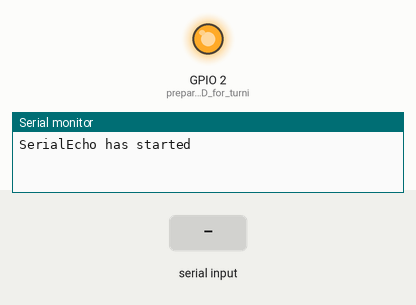
Simulated run of this sketch. Board: ESP8266 (NodeMCU). Parts: output pins drawn as LEDs (lit = HIGH), the last lines printed to the serial monitor. The test bench sets the inputs (shaded band).

Above: at 1.3 s.
1.4 s: "ConT:" received over Serial
At 2.0 s:
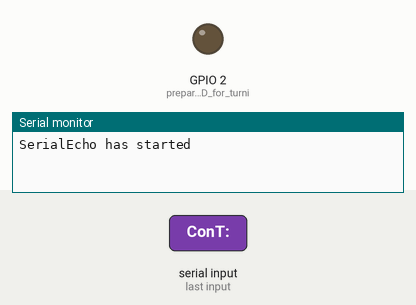
3.9 s: "1" received over Serial
At 5.9 s:
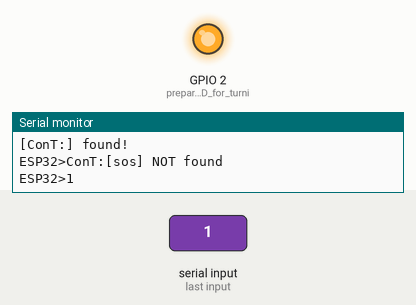
Timing chart, 0 to 7.4 s (numbered marks = the images above; inputs shaded):
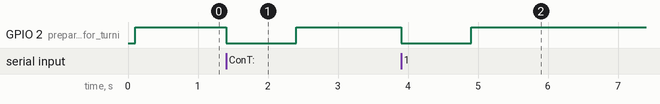

Measured:
- after the input at 1.4 s, GPIO 2 (prepare_the_LED_for_turni): HIGH → LOW at once, → HIGH 1.0 s later
- after the input at 3.9 s, GPIO 2 (prepare_the_LED_for_turni): HIGH → LOW at once, → HIGH 1.0 s later

The sketch:

SerialEcho.ino
```cpp
/*
 * sketch to echo incoming serial messages to serial monitor
 *
 * v1 created by W. Horsman, august '22
 * wybe.horsman@alten.nl
*/

// board: WEMOS D1 mini ESP32

#include "SerialEcho.h"

//the define DEBUG is used (and set in BBRsimulator.h) to echo debug info to Serial monitor
//for production the DEBUG level should be set to 0

void setup() {
    Serial.begin(9600,SERIAL_8N1);
    delay (100);
    pinMode(LED_BUILTIN, OUTPUT);       // prepare the LED for turning on and off
    digitalWrite(LED_BUILTIN, HIGH);    // turn the LED off by making the voltage HIGH...

    PRINTS("SerialEcho has started\n");
}//end setup()


void loop() {
//read string from Serial port and echo to Serial monitor, then repeat
//
  static char chr;
  static String str;
  while(!Serial.available() );
    digitalWrite(LED_BUILTIN, LOW);  //LED on
    str = Serial.readString();

//    chr=Serial.read();
//    PRINTS("ESP32>");
//    PRINTV(chr);
//    PRINTS("\n");


    if(str.indexOf("ConT:") > -1){
      PRINTS("[ConT:] found!\n");}
    else{
      PRINTS("[sos] NOT found\n");
    }

    PRINTS("ESP32>");
    PRINTV(str);


    digitalWrite(LED_BUILTIN, HIGH);  //LED on

}//end loop()
```

SerialEcho.h
```cpp
//
//DEBUG utilities
//

#define DEBUG 1 //if DEBUG is false, no additional debug messages will be sent to Serial

#if DEBUG
  #define PRINTS(s)   { Serial.print(F(s)); }
  #define PRINTSV(s,v)  { Serial.print(F(s)); Serial.print(v); }
  #define PRINTV(v)   { Serial.print(v); }
  #define PRINTX(s,v) { Serial.print(F(s)); Serial.print(F("0x")); Serial.print(v, HEX); }
#else
  #define PRINTS(s)
  #define PRINTSV(s,v)
  #define PRINTV(v)
  #define PRINTX(s,v)
#endif
```
